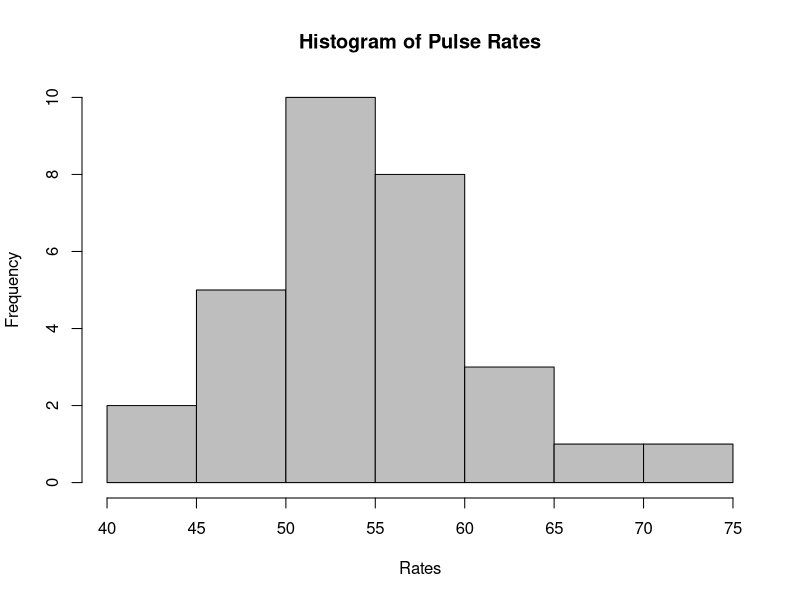
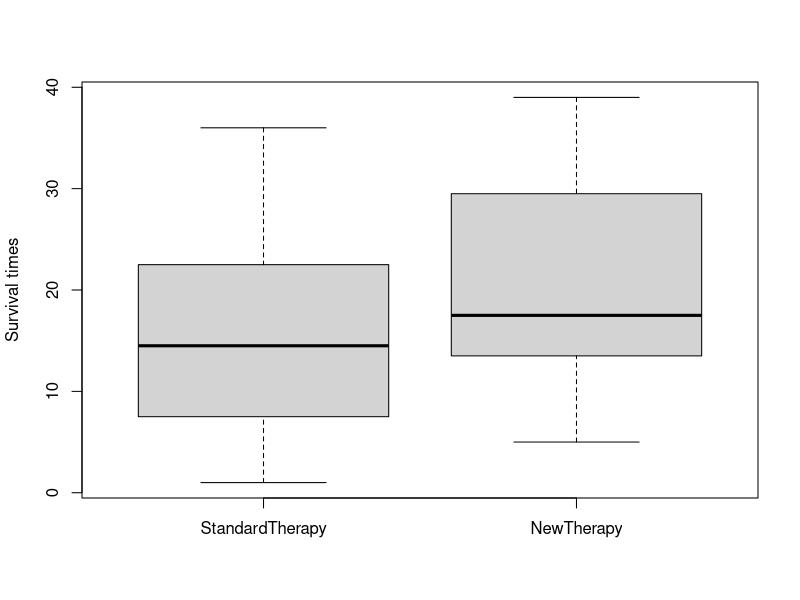

Generate these figures, in order, with R:
## ---- chunk 1
#Retain (and do not edit) this code chunk!!!
library(knitr)
knitr::opts_chunk$set(echo = FALSE)
knitr::opts_chunk$set(message = FALSE)
## ---- chunk 2
library(dplyr)
## ---- chunk 3
#Q1A
pulse <- read.csv("ex3-34.txt", quote="'")
str(pulse)
hist(pulse$rates, col = "grey", main="Histogram of Pulse Rates", xlab="Rates")

## ---- chunk 4
#Q1B
pulserate_stats <- pulse %>%
  summarize("Pulse rate mean" = mean(rates),
            "Pulse rate median" = median(rates))
kable(pulserate_stats)
## ---- chunk 5
#Q2A
survival <- read.csv("ex3-7.txt", quote="'")
str(survival)
boxplot(survival, ylab="Survival times")

## ---- chunk 6
#Q2B
#Standard therapy
ST <- survival %>%
  summarize("Standard therapy mean"= mean(StandardTherapy),
            "Standard therapy SD" = sd(StandardTherapy))

#New therapy
NT <- survival %>%
  summarize("New therapy mean"= mean(NewTherapy),
            "New therapy SD" = sd(NewTherapy))

kable(ST)
kable(NT)
